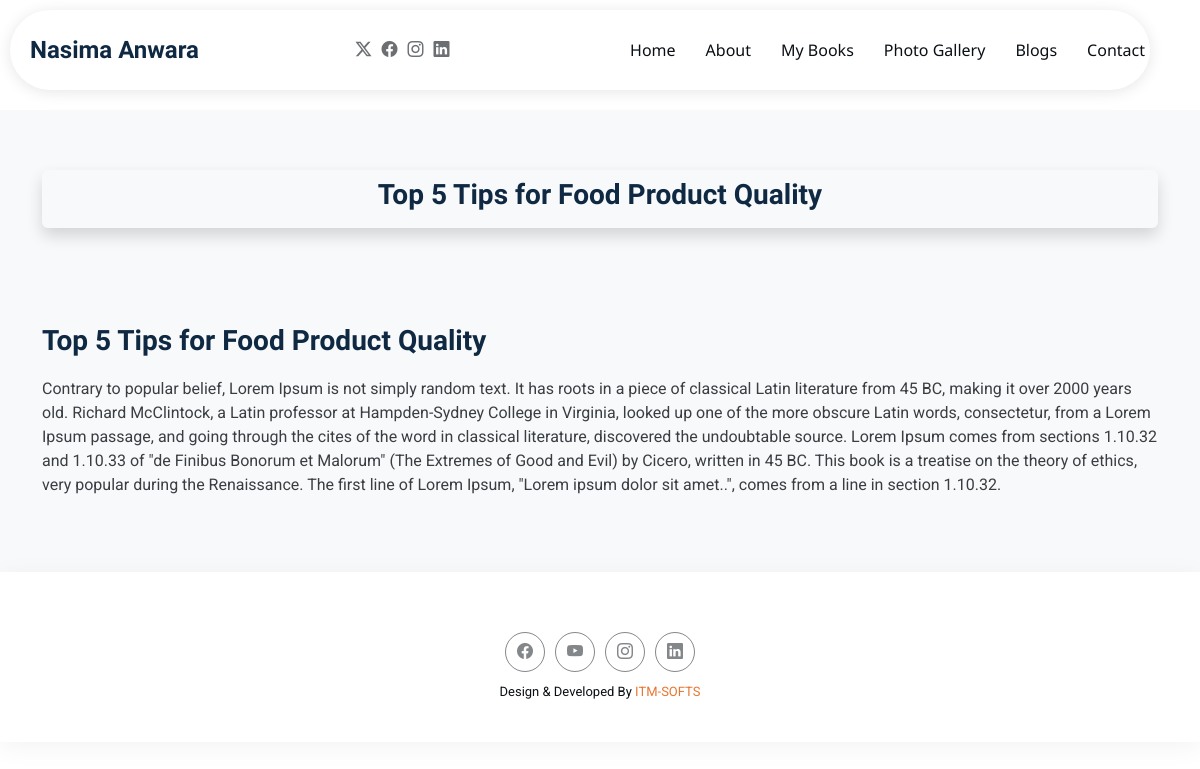
/blog-details?view=24, run on the app's committed database.
### tables this page shows
CREATE TABLE `blog_section` (
  `id` int(11) NOT NULL,
  `user_id` int(11) NOT NULL,
  `category_id` int(11) NOT NULL,
  `title` varchar(255) DEFAULT NULL,
  `slug` varchar(255) DEFAULT NULL,
  `details` text DEFAULT NULL,
  `userPic` varchar(255) DEFAULT NULL,
  `canonical_link` varchar(255) DEFAULT NULL,
  `keyword` mediumtext DEFAULT NULL,
  `description` mediumtext DEFAULT NULL,
  `author` varchar(255) DEFAULT NULL,
  `date` datetime DEFAULT current_timestamp()
);

### blog-details.php (the view, shortened to what this page needs)
<!DOCTYPE html>
<html lang="en">
<head>
    <?php
    include('head_link.php');
    if (isset($_GET['view'])) {
        $b_id = $_GET['view'];
        $eq = mysqli_query($con, "SELECT * FROM blog_section LEFT JOIN blog_category ON blog_section.category_id = blog_category.b_c_id WHERE blog_section.id = '$b_id'");
        $srow = mysqli_fetch_array($eq);
    }
    ?>
</head>
<body class="service-details-page">
    <?php include('header_nav.php'); ?>
    <main class="main">
        <section id="service-details" class="service-details section bg-light">
            <div class="container" data-aos="fade-up" data-aos-delay="100">
                <div class="row gy-4">
                    <div class="col-lg-12">
                        <div class="shadow rounded p-2 text-center">
                            <h3 class="fw-bold"><?php echo isset($srow['title']) ? $srow['title'] : ''; ?></h3>
                        </div>
                    </div>
                    <div class="col-12">
                        <div class="service-details-slider swiper init-swiper">
                            <div class="swiper-wrapper align-items-center d-flex justify-content-center">
                                <div class="swiper-slide">
                                </div>
                            </div>
                        </div>
                        <div class="content mt-5">
                            <h3><?php echo isset($srow['title']) ? $srow['title'] : ''; ?></h3>
                            <p>
                                <?php echo isset($srow['details']) ? nl2br($srow['details']) : ''; ?>
                            </p>
                        </div>
                    </div>
                </div>
            </div>
        </section>
    </main>
    <?php include('footer.php'); ?>

### assets/css/main.css (style rules this page uses)
:root { --default-font: "Roboto", system-ui, -apple-system, "Segoe UI", Roboto, "Helvetica Neue", Arial, "Noto Sans", "Liberation Sans", sans-serif, "Apple Color Emoji", "Segoe UI Emoji", "Segoe UI Symbol", "Noto Color Emoji"; --heading-font: "Questrial", sans-serif; --nav-font: "Noto Sans", sans-serif; }
:root { --background-color: #ffffff; --default-color: #0a0f14; --heading-color: #0f2943; --accent-color: #e87532; --surface-color: #ffffff; --contrast-color: #ffffff; }
:root { --nav-color: #0a0f14; --nav-hover-color: #e87532; --nav-mobile-background-color: #ffffff; --nav-dropdown-background-color: #ffffff; --nav-dropdown-color: #0a0f14; --nav-dropdown-hover-color: #e87532; }
:root { scroll-behavior: smooth; }
body { color: var(--default-color); background-color: var(--background-color); font-family: var(--default-font); }
h1, h2, h3, h4, h5, h6 { color: var(--heading-color); font-family: var(--heading-font); }
section, .section { color: var(--default-color); background-color: var(--background-color); padding: 60px 0; scroll-margin-top: 90px; overflow: clip; }
.service-details .service-details-slider { position: relative; overflow: hidden; border-radius: 10px; z-index: 1; }
.service-details .service-details-slider .swiper-wrapper { height: auto !important; }
.service-details .content h3 { font-size: 28px; font-weight: 700; margin-bottom: 20px; }
.service-details .content p { color: color-mix(in srgb, var(--default-color), transparent 20%); margin-bottom: 15px; }

### data on the page
blog_section: title "Top 5 Tips for Food Product Quality", details "Contrary to popular belief, Lorem Ipsum is not simply random text. It has roots in a piece of classical Latin literature from 45 BC, making it over 2000 years old. Richard McClintock, a Latin professor at Hampden-Sydney College in Virginia, looked up one of the more obscure Latin words, consectetur, from a Lorem Ipsum passage, and going through the cites of the word in classical literature, discovered the undoubtable source. Lorem Ipsum comes from sections 1.10.32 and 1.10.33 of \"de Finibus Bonorum et Malorum\" (The Extremes of Good and Evil) by Cicero, written in 45 BC. This book is a treatise on the theory of ethics, very popular during the Renaissance. The first line of Lorem Ipsum,…"
